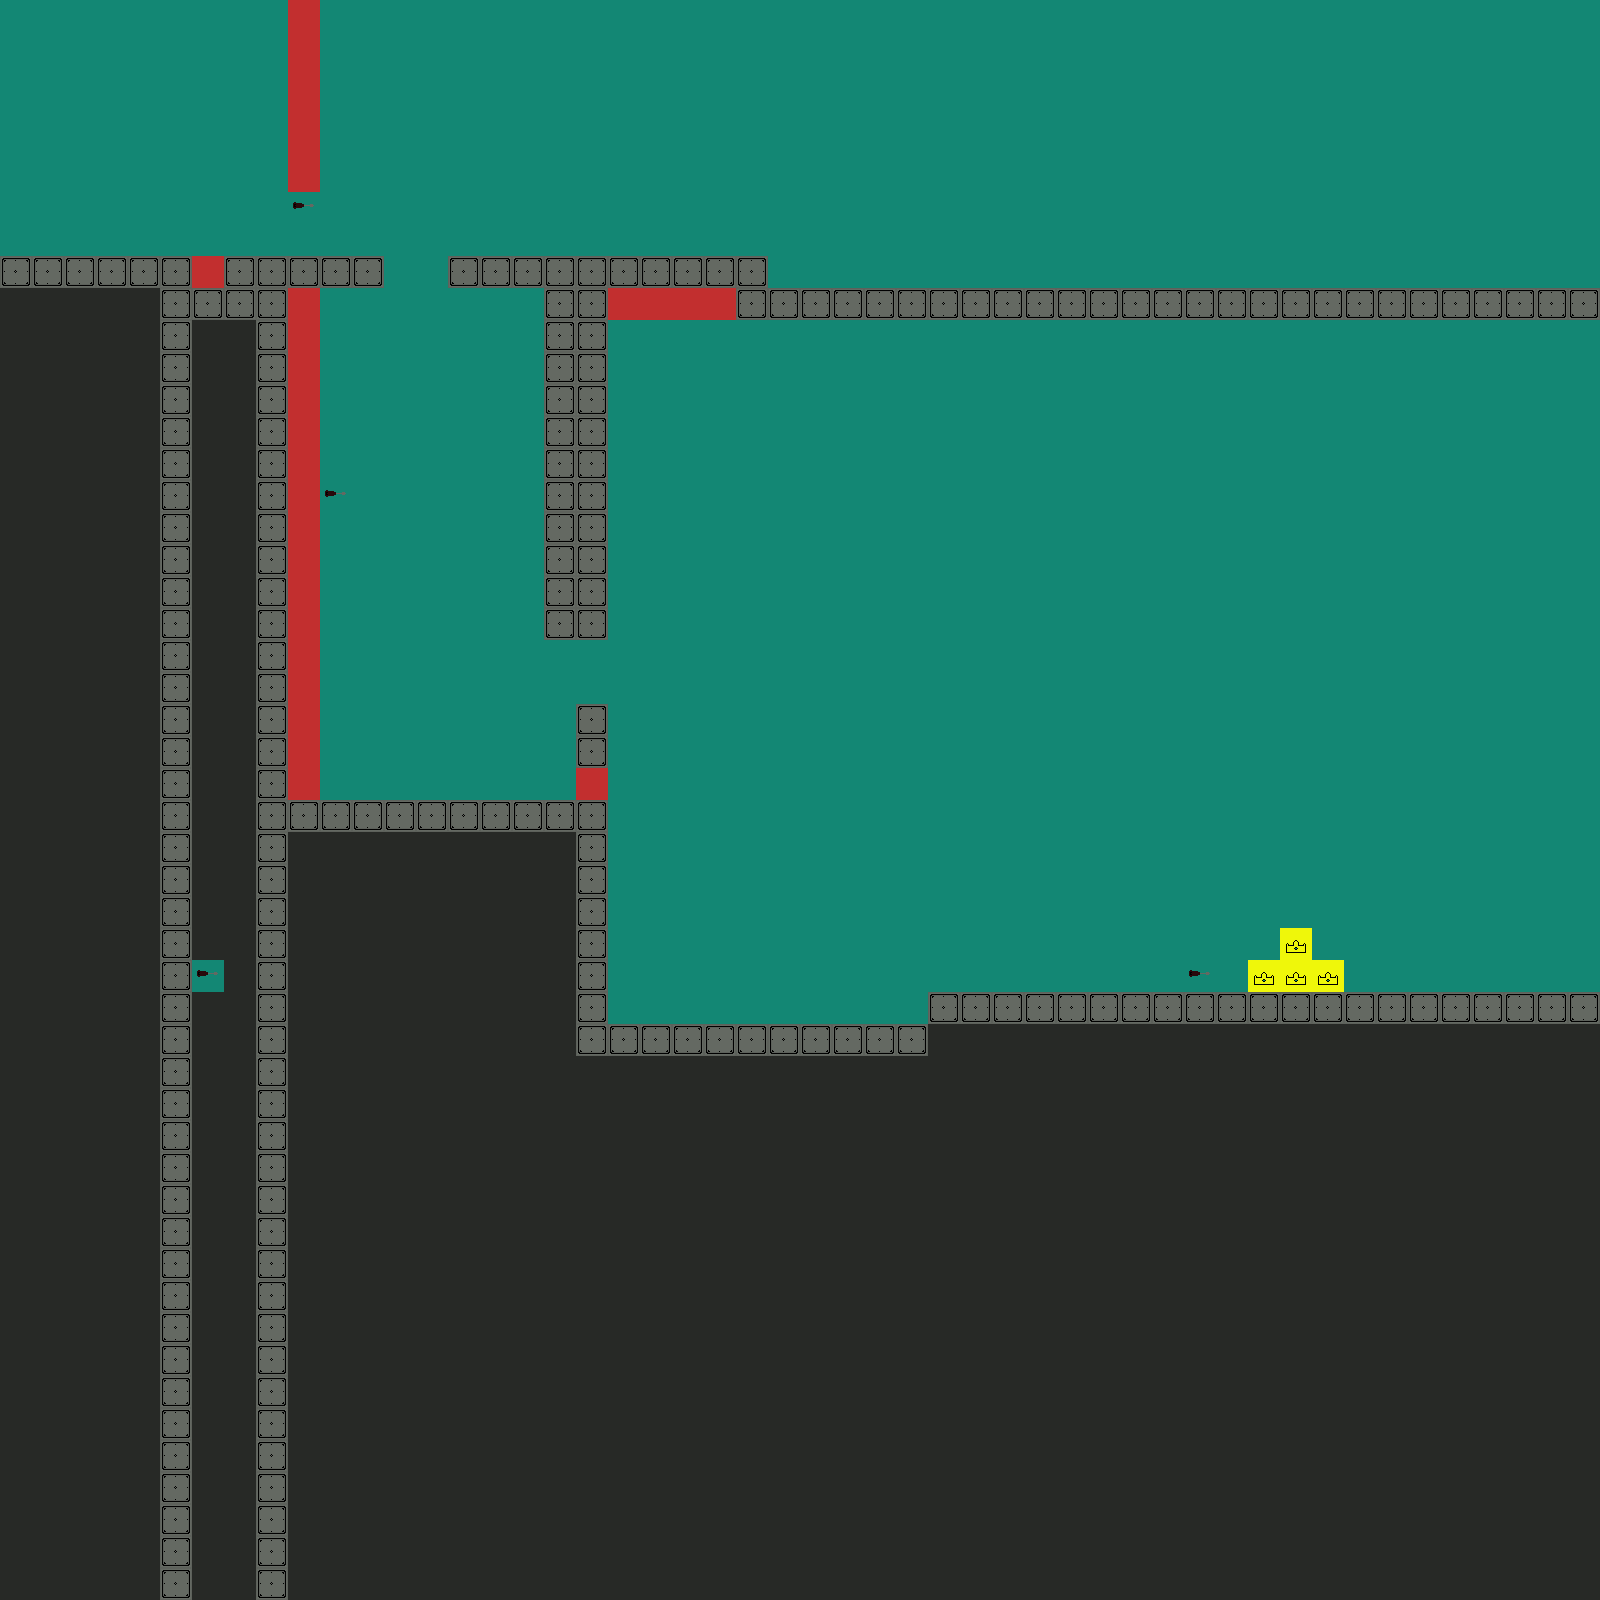

A 2D game scene composited from a Tiled map and its tileset images. What follows is a short description and the map's XML, with each tile layer's data collapsed to a summary:
An orthogonal 50x50 tile map with 32x32 px tiles, 1 tile layer (Tile Layer 1).

<map version="1.0" orientation="orthogonal" width="50" height="50" tilewidth="32" tileheight="32">
 <tileset firstgid="1" name="Tiles" tilewidth="32" tileheight="32">
  <image source="Tiles.png" trans="ff00ff" width="192" height="32" />
 </tileset>
 <layer name="Tile Layer 1" width="50" height="50">
  <data>[2500 cells, 2500 non-empty, 6 distinct tile ids]</data>
 </layer>
</map>
